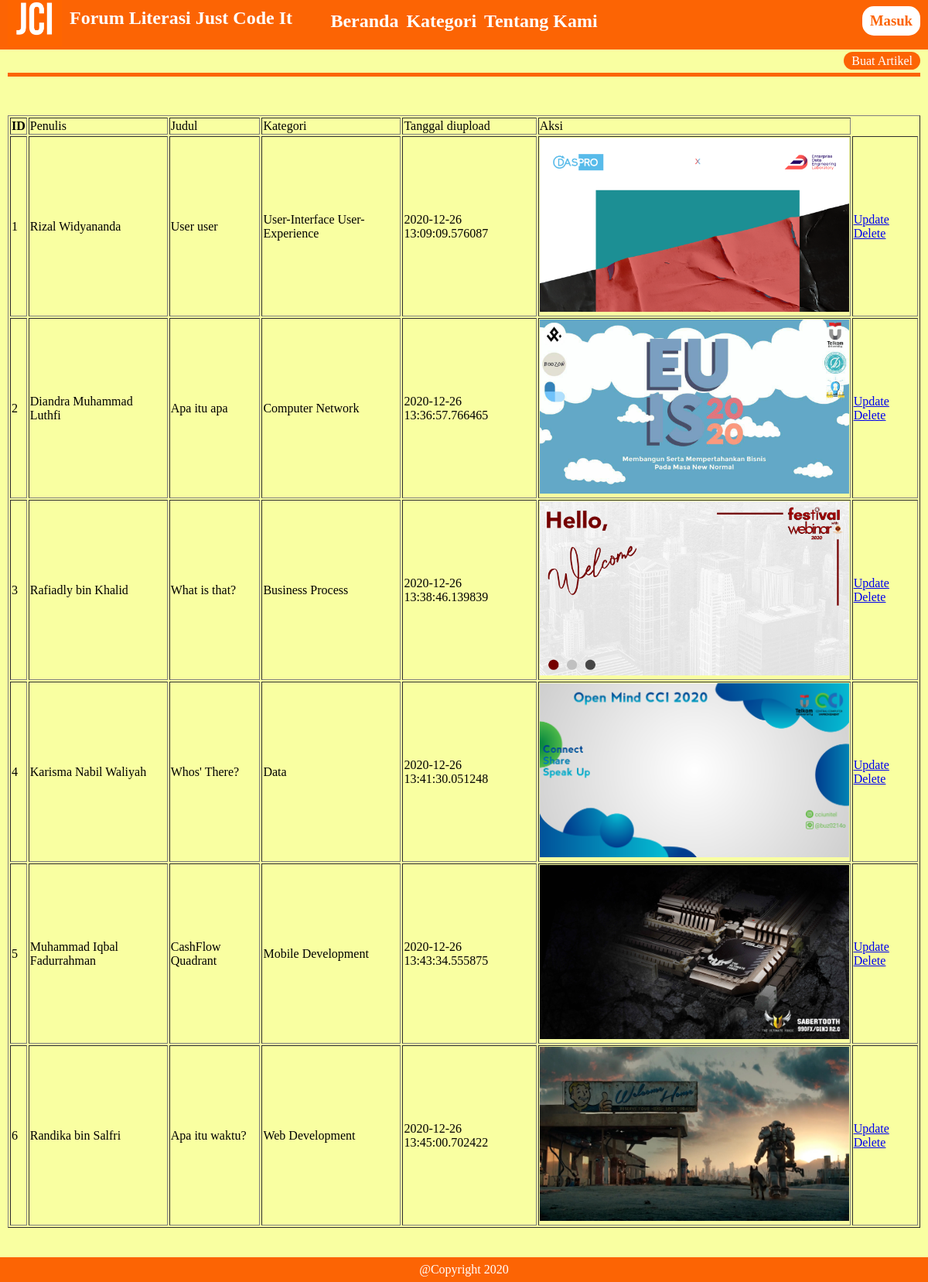
The page /admin on the database its author committed.
### app.py (models this page shows, shortened)
class Todo(db.Model):
    id = db.Column(db.Integer, primary_key = True)
    judul = db.Column(db.String(200), nullable = False)
    kategori = db.Column(db.String(50), nullable = False)
    isi_artikel = db.Column(db.String(1500), nullable = False)
    penulis = db.Column(db.String(50), nullable = False)
    date_created = db.Column(db.DateTime, default=datetime.now)

### app.py (the view)
@app.route("/admin")
def admin():
    data = Todo.query.order_by(Todo.date_created).all()
    return render_template("admin.html", data = data)

### templates/admin.html (shortened to what this page needs)
{% extends "base.html" %}
{% block head %}
<link rel="stylesheet" href="{{ url_for('static', filename = 'css/index.css') }}">
{% endblock %}
{% block body %}
<table border="1" style="margin-top: 50px;">
    <tr>
        <th>ID</th>
        <td>Penulis</td>
        <td>Judul</td>
        <td>Kategori</td>
        <td>Tanggal diupload</td>
        <td>Aksi</td>
    </tr>
    {% for datum in data %}
    <tr>
        <td>{{ datum.id }}</td>
        <td>{{ datum.penulis }}</td>
        <td>{{ datum.judul }}</td>
        <td>{{ datum.kategori }}</td>
        <td>{{ datum.date_created }}</td>
        <td><img src="static/image/{{ datum.id }}.png" alt="" class = "main_picture"></td>
        <td>
            <a href="/update/{{ datum.id }}">Update</a>
            <a href="/delete/{{ datum.id }}">Delete</a>
        </td>
    </tr>
    {% endfor %}
</table>
{% endblock %}

### templates/base.html (shortened to what this page needs)
<!DOCTYPE html>
<html lang="en">
    <head>
        <link rel="stylesheet" href="{{ url_for('static', filename = 'css/base.css') }}">
        {% block head %}{% endblock %}
    </head>
    <body>
        <div class="navbar">
            <div class="item">
                <span>
                    <a href="/">
                        <img src="{{ url_for('static', filename = 'image/Logo.png') }}" alt="" id = "navbar_logo">
                    </a>
                    <a href="/">
                        <h2>Forum Literasi Just Code It</h2>
                    </a>
                </span>
            </div>
            <div class="item">
                <span class="middle">
                    <h2><a href="/">Beranda</a></h2>
                    <h2><a href="/category">Kategori</a></h2>
                    <h2><a href="/about-us">Tentang Kami</a></h2>
                </span>
            </div>
            <div class="item">
                <span>
                    <a href="/login" class="login"><h3>Masuk</h3></a>
                </span>
            </div>
        </div>
        <p class="parabuat_artikel"><a href="/create" class="buat_artikel">Buat Artikel</a></p>
        {% block body %}{% endblock %}
        <div class="footer">
            <p>@Copyright 2020</p>
        </div>
    </body>
</html>

### static/css/base.css (style rules this page uses)
html { overflow-y:scroll; }
body { margin: 0 10px 60px 10px; font-family: serif, sans-serif; background-color: #f9ffa1; padding-bottom: 10px; }
.navbar { display: flex; background-color: #fc6404; margin: -10px; padding: 0 5px; }
#navbar_logo { width: 70px; height: 70px; }
.navbar .item { display: flex; align-items: center; }
.navbar .item span>* { color: white; margin: 0 5px; }
.item { flex: 1; }
.item span { display: flex; justify-content: center; }
.middle { margin: 0 auto; }
.item:first-child>span { margin-right: auto; }
.item:last-child>span { margin-left: auto; }
.item span a { text-decoration: none; }
.item span h2 a { text-decoration: none; color: white; }
.item span .login { text-decoration: none; color: #fc6404; border-radius:15px; line-height: 0; padding: 0 10px; background-color: white; }
.buat_artikel { text-decoration: none; background-color: #fc6404; border-radius:15px; color: white; padding: 3px 10px; }
.parabuat_artikel { text-align: right; padding-bottom: 6px; border-bottom: 5px solid #fc6404; }
.footer { position: fixed; left: 0; bottom: 0; width: 100%; background-color: #fc6404 ; text-align: center; color: white; line-height: 0; }

### static/css/index.css (style rules this page uses)
.main_picture { width: 400px; }

### rows shown on the page
Todo: id "1", penulis "Rizal Widyananda", judul "User user", kategori "User-Interface User-Experience", date_created "2020-12-26 13:09:09.576087", shows a picture
Todo: id "2", penulis "Diandra Muhammad Luthfi", judul "Apa itu apa", kategori "Computer Network", date_created "2020-12-26 13:36:57.766465", shows a picture
Todo: id "3", penulis "Rafiadly bin Khalid", judul "What is that?", kategori "Business Process", date_created "2020-12-26 13:38:46.139839", shows a picture
Todo: id "4", penulis "Karisma Nabil Waliyah", judul "Whos' There?", kategori "Data", date_created "2020-12-26 13:41:30.051248", shows a picture
Todo: id "5", penulis "Muhammad Iqbal Fadurrahman", judul "CashFlow Quadrant", kategori "Mobile Development", date_created "2020-12-26 13:43:34.555875", shows a picture
Todo: id "6", penulis "Randika bin Salfri", judul "Apa itu waktu?", kategori "Web Development", date_created "2020-12-26 13:45:00.702422", shows a picture
